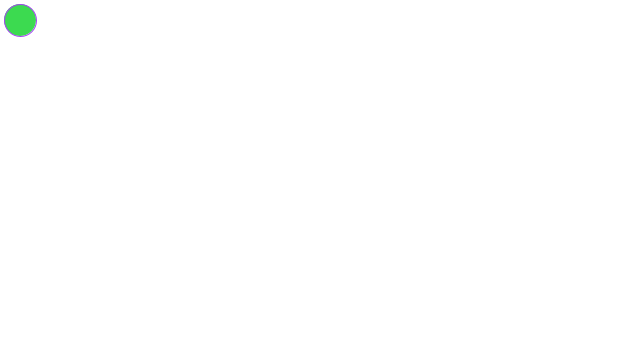
Frame 1 (no input)
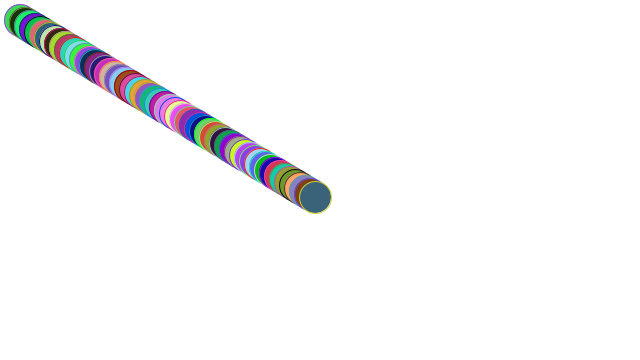
Frame 60 (the mouse pressed at the canvas centre just before this capture)
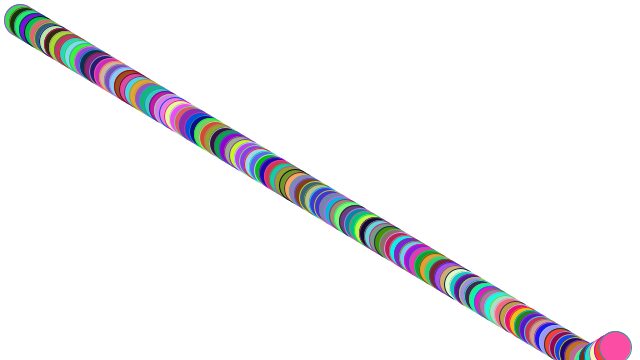
Frame 120 (the mouse held since frame 60 and released just before this capture)

The Processing sketch that drew these frames (run headless with seeded random() and noise(); from frame 60 on, the mouse is pressed at the canvas centre):

// Processing sketch: RandomBackgroundPainting
// ── RandomBackgroundPainting.pde
Ball t;
void setup () {
  size (640,360);
  background(255);
  t = new Ball();   
}

void draw() {
  t.ballCondition();
  t.ballMovement();
  t.hitScreen();
}

// ── Ball.pde
class Ball {
  
float x = 20;
float y = 20;
float xspeed = 5;
float yspeed = 3;

void ballCondition() {
  stroke(random(255),random(255),random(255));
  fill(random(255),random(255),random(255));
  ellipse(x,y,32,32);
}

void ballMovement() {
  
  x = x + xspeed;
  y = y + yspeed;
  
}

void hitScreen() {
   
  if(x > width || x < 0) {
    xspeed = xspeed * -1;
  } 
  
  if(y > height || y < 0) {
    yspeed = yspeed * -1;
    
  }
}

}
